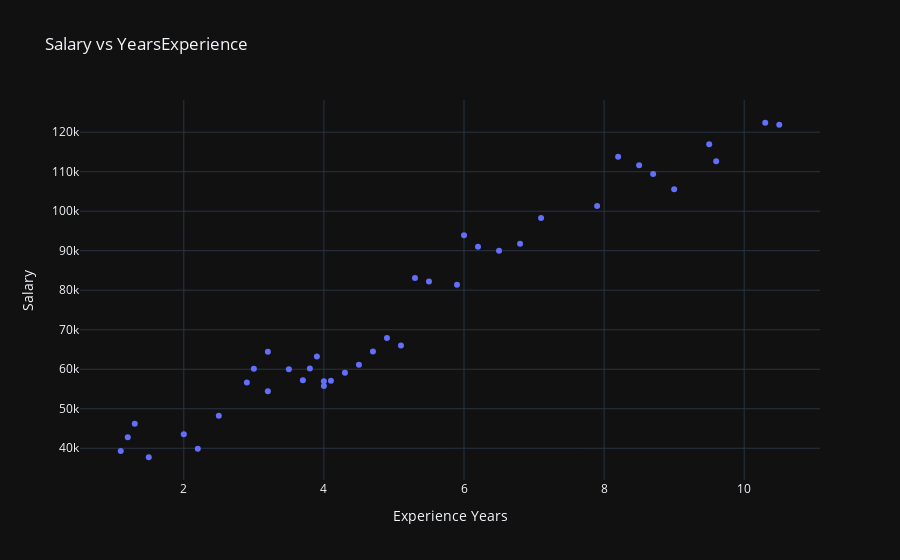

Source (notebook cell):
### Code cell
## visualizing data points using plotly express
plot = px.scatter(
    df,
    x='Experience Years',
    y='Salary',
    title='Salary vs YearsExperience')
plot.show()

### Figure 1 — Plotly figure (JSON) as saved in the notebook; plotly's stock layout.template omitted (floating-point values rounded to 4 significant figures)
{"data": [{"hovertemplate": "Experience Years=%{x}<br>Salary=%{y}<extra></extra>", "legendgroup": "", "marker": {"color": "#636efa", "symbol": "circle"}, "mode": "markers", "name": "", "orientation": "v", "showlegend": false, "x": [1.1, 1.2, 1.3, 1.5, 2.0, 2.2, 2.5, 2.9, 3.0, 3.2, 3.2, 3.5, 3.7, 3.8, 3.9, 4.0, 4.0, 4.1, 4.3, 4.5, 4.7, 4.9, 5.1, 5.3, 5.5, 5.9, 6.0, 6.2, 6.5, 6.8, 7.1, 7.9, 8.2, 8.5, 8.7, 9.0, 9.5, 9.6, 10.3, 10.5], "xaxis": "x", "y": [39343, 42774, 46205, 37731, 43525, 39891, 48266, 56642, 60150, 54445, 64445, 60000, 57189, 60200, 63218, 55794, 56957, 57081, 59095, 61111, 64500, 67938, 66029, 83088, 82200, 81363, 93940, 91000, 90000, 91738, 98273, 101302, 113812, 111620, 109431, 105582, 116969, 112635, 122391, 121872], "yaxis": "y", "type": "scatter"}], "layout": {"xaxis": {"anchor": "y", "domain": [0.0, 1.0], "title": {"text": "Experience Years"}}, "yaxis": {"anchor": "x", "domain": [0.0, 1.0], "title": {"text": "Salary"}}, "legend": {"tracegroupgap": 0}, "title": {"text": "Salary vs YearsExperience"}}}
